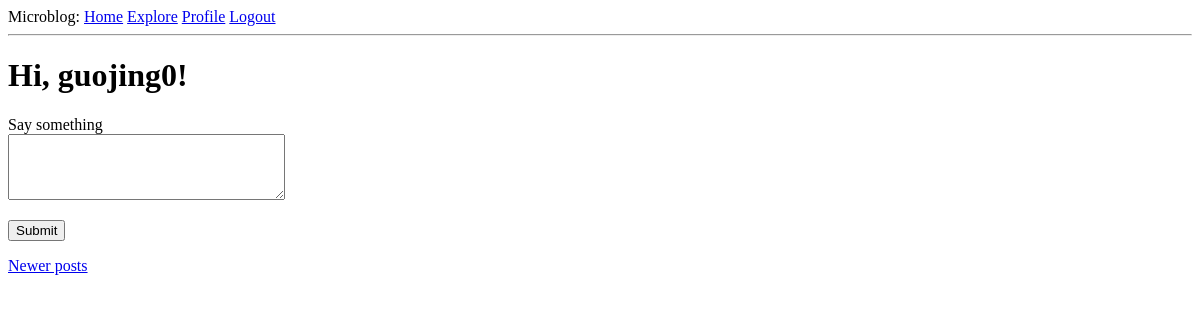
Page /index?page=2 (signed in) on the earlier database version.
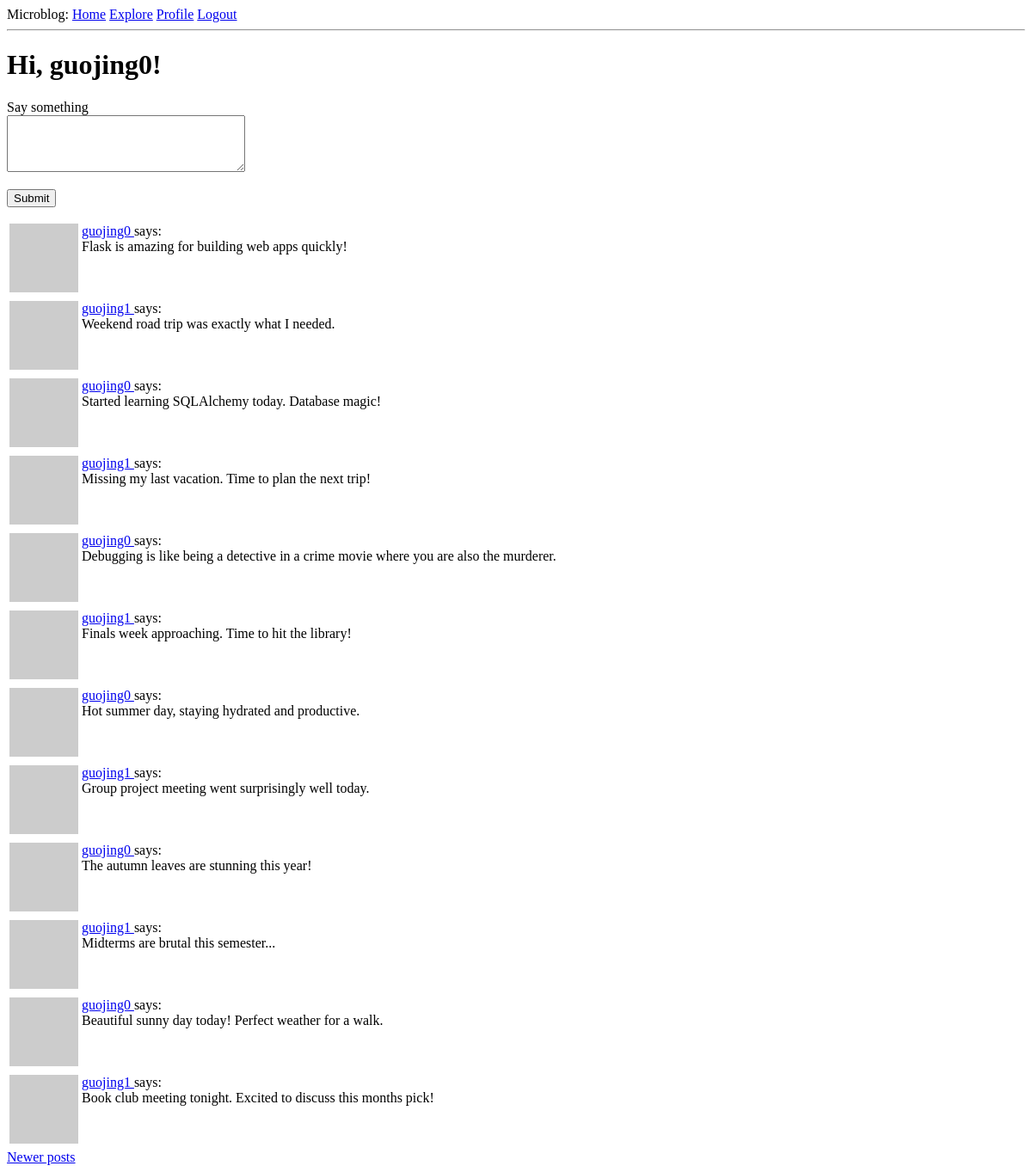
Same page on the later database version.
### app/models.py (models this page shows, shortened)
class User(UserMixin, db.Model):
    id: orm.Mapped[int] = orm.mapped_column(primary_key=True)
    username: orm.Mapped[str] = orm.mapped_column(sa.String(64), index=True, unique=True)
    email: orm.Mapped[str] = orm.mapped_column(sa.String(120), index=True, unique=True)
    password_hash: orm.Mapped[str | None] = orm.mapped_column(sa.String(256))
    posts: orm.WriteOnlyMapped['Post'] = orm.relationship(back_populates='author')
    about_me: orm.Mapped[str | None] = orm.mapped_column(sa.String(140))
    last_seen: orm.Mapped[datetime | None] = orm.mapped_column(
        default=lambda: datetime.now(UTC)
    )
    following: orm.WriteOnlyMapped['User'] = orm.relationship(
        secondary=followers,
        primaryjoin=(followers.c.follower_id == id),
        secondaryjoin=(followers.c.followed_id == id),
        back_populates='followers'
    )
    followers: orm.WriteOnlyMapped['User'] = orm.relationship(
        secondary=followers,
        primaryjoin=(followers.c.followed_id == id),
        secondaryjoin=(followers.c.follower_id == id),
        back_populates='following'
    )
    def avatar(self, size):
        digest = md5(self.email.lower().encode('utf-8')).hexdigest()
        return f'https://www.gravatar.com/avatar/{digest}?d=identicon&s={size}'
    def following_posts(self):
        Author = orm.aliased(User)
        Follower = orm.aliased(User)
        return (
            sa.select(Post)
            .join(Post.author.of_type(Author))
            .join(Author.followers.of_type(Follower), isouter=True)
            .where(sa.or_(
                Author.id == self.id, # author's own posts
                Follower.id == self.id # posts from followed users
                ))
            .group_by(Post) # to avoid duplicate posts
            .order_by(Post.timestamp.desc())
        )

class Post(db.Model):
    id: orm.Mapped[int] = orm.mapped_column(primary_key=True)
    body: orm.Mapped[str] = orm.mapped_column(sa.String(140))
    timestamp: orm.Mapped[datetime] = orm.mapped_column(index=True, default=lambda: datetime.now(UTC))
    user_id: orm.Mapped[int] = orm.mapped_column(sa.ForeignKey('user.id'), index=True)
    author: orm.Mapped['User'] = orm.relationship(back_populates='posts')

### app/routes.py (the view)
@app.route('/', methods=['GET', 'POST'])
@app.route('/index', methods=['GET', 'POST'])
@login_required
def index():
    form = PostForm()
    if form.validate_on_submit():
        post = Post(body=form.post.data, author=current_user)
        db.session.add(post)
        db.session.commit()
        flash('Your post is now live!')
        return redirect(url_for('index'))
    page = request.args.get('page', 1, type=int)
    posts = db.paginate(current_user.following_posts(),
                        page=page,
                        per_page=app.config['POSTS_PER_PAGE'],
                        error_out=False)
    next_url = url_for('index', page=posts.next_num) \
        if posts.has_next else None
    prev_url = url_for('index', page=posts.prev_num) \
        if posts.has_prev else None
    return render_template('index.html',
                           title='Home',
                           form=form,
                           posts=posts.items,
                           next_url=next_url,
                           prev_url=prev_url)

### app/forms.py
class PostForm(FlaskForm):
    post = TextAreaField('Say something', validators=[
        DataRequired(), Length(min=1, max=140)
    ])
    submit = SubmitField('Submit')

### app/models.py (called while the page is built)
@login.user_loader
def load_user(id):
    return db.session.get(User, int(id))

### app/routes.py (called while the page is built)
@app.before_request
def before_request():
    if current_user.is_authenticated:
        current_user.last_seen = datetime.now(UTC)
        db.session.commit()

### app/templates/index.html (shortened to what this page needs)
{% extends "base.html" %}
{% block content %}
    <h1>Hi, {{ current_user.username }}!</h1>
    {% if form %}
        <form action="" method="post">
            <p>
                {{ form.post.label }}<br>
                {{ form.post(cols=32, rows=4) }}<br>
            </p>
            <p>{{ form.submit() }}</p>
        </form>
    {% endif %}
    {% for post in posts %}
        {% include '_post.html' %}
    {% endfor %}
    {% if prev_url %}
        <a href="{{ prev_url }}">Newer posts</a>
    {% endif %}
{% endblock %}

### app/templates/base.html (shortened to what this page needs)
<!DOCTYPE html>
<html>
    <head>
    </head>
    <body>
        <div>Microblog:
            <a href="{{ url_for('index') }}">Home</a>
            <a href="{{ url_for('explore') }}">Explore</a>
            {% if current_user.is_anonymous %}
                <a href="{{ url_for('login') }}">Login</a>
            {% else %}
                <a href="{{ url_for('user', username=current_user.username) }}">Profile</a>
                <a href="{{ url_for('logout') }}">Logout</a>
            {% endif %}
        </div>
        <hr>
        {% block content %}{% endblock %}
    </body>
</html>

### app/templates/_post.html
<table>
    <tr valign="top">
        <td><img src="{{ post.author.avatar(36) }}"></td>
        <td>
            <a href="{{ url_for('user', username=post.author.username) }}">
                {{ post.author.username }}
            </a>
            says:<br>{{ post.body }}
        </td>
    </tr>
</table>

Differences in the rows shown:
added Post: author.username "guojing0", body "Flask is amazing for building web apps quickly!"
added Post: author.username "guojing1", body "Weekend road trip was exactly what I needed."
added Post: author.username "guojing0", body "Started learning SQLAlchemy today. Database magic!"
added Post: author.username "guojing1", body "Missing my last vacation. Time to plan the next trip!"
added Post: author.username "guojing0", body "Debugging is like being a detective in a crime movie where you are also the murderer."
added Post: author.username "guojing1", body "Finals week approaching. Time to hit the library!"
added Post: author.username "guojing0", body "Hot summer day, staying hydrated and productive."
added Post: author.username "guojing1", body "Group project meeting went surprisingly well today."
added Post: author.username "guojing0", body "The autumn leaves are stunning this year!"
added Post: author.username "guojing1", body "Midterms are brutal this semester..."
added Post: author.username "guojing0", body "Beautiful sunny day today! Perfect weather for a walk."
added Post: author.username "guojing1", body "Book club meeting tonight. Excited to discuss this months pick!"
